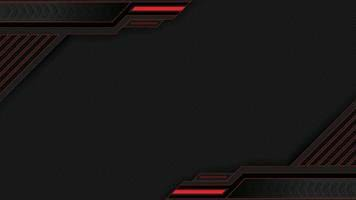
#> input picture AQUA/assets/Intro.png, 356 x 200 px; its folder holds 4 pictures in this run
$ python -i main.py   (imports and definitions only)
#> lines starting #> are read from the running program, lines starting #| are printed output that depends on the picture
from tkinter import*
from PIL import ImageTk,Image
import tkinter.messagebox as mb
import random
import pygame
import time
import os
import requests
import sys

def resource_path(relative_path):
    """Get absolute path to resource, works for dev and for PyInstaller .exe"""
    try:
        base_path = sys._MEIPASS
    except AttributeError:
        base_path = os.path.abspath(".")

    return os.path.join(base_path, relative_path)


# ===== API CONFIG =====
BASE_URL = os.getenv("API_BASE_URL", "https://game-api-ok4d.onrender.com")  # e.g. https://your-app.onrender.com
TOKEN = None
Uname = None  # already used in your code

def _auth_headers():
    return {"Authorization": f"Bearer {TOKEN}"} if TOKEN else {}

# -------- API CALLS --------
def api_register(username, password):
    r = requests.post(f"{BASE_URL}/api/register", json={"username": username, "password": password}, timeout=60)
    return r.ok, (r.json().get("msg") if r.headers.get("content-type","").startswith("application/json") else r.text)

# [138 lines left out: functions api_login, api_get_scores, api_update_scores, api_leaderboard, intro, login and 4 more, not called in this run]

def INTRO():
    global Intro
    try:
        login1.destroy()
    except:
        pass
    Intro=Tk()
    Intro.geometry("500x250")
    Intro.resizable(width=False,height=False)
    img=Image.open(resource_path('assets/Intro.png'))
#> img is the input picture: PIL image 356x200 RGBA; mean R, G, B, A 26, 23.5, 23.2, 255
    phot=img.resize((500,250))
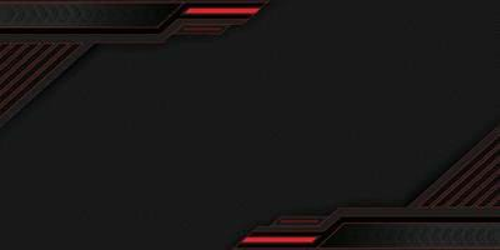
#> phot: PIL image 500x250 RGBA; mean R, G, B, A 26, 23.5, 23.2, 255
    photo=ImageTk.PhotoImage(phot)
    img1=Image.open(resource_path('assets/car1.png'))
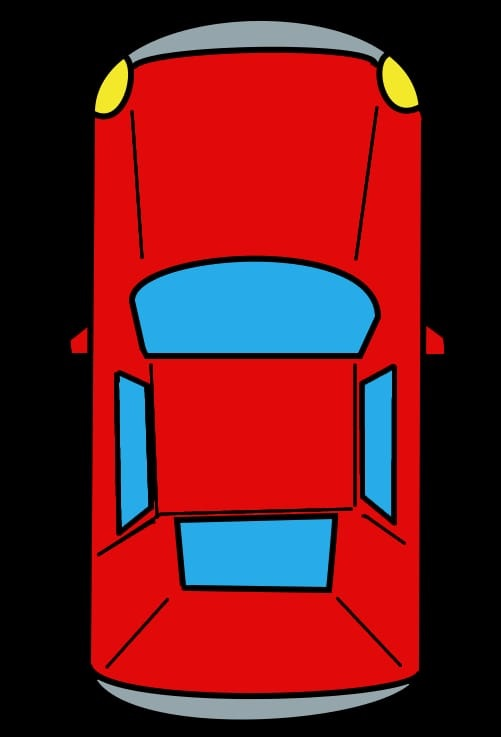
#> input picture AQUA/assets/car1.png, 501 x 737 px
#> img1 is the input picture: PIL image 501x737 RGBA; mean R, G, B, A 103.1, 26.6, 32, 255
    phot1=img1.resize((50,50))
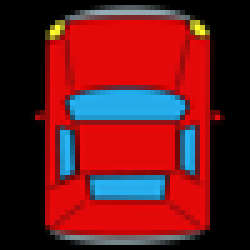
#> phot1: PIL image 50x50 RGBA (shown 5 times larger); mean R, G, B, A 103.3, 26.7, 32.1, 255
    photo1=ImageTk.PhotoImage(phot1)
    img2=Image.open(resource_path('assets/background2.png'))
    phot2=img2.resize((50,50))
    photo2=ImageTk.PhotoImage(phot2)
    Label(Intro,image=photo).place(x=0,y=0)
    Label(Intro,text="GAMES WITH AQUA",font=("algerian",30,'bold')).pack()
    Button(Intro,image=photo1,fg="white",bg="#00173A",width=50,height=50,command=car_game).place(x=85,y=107)
    Button(Intro,image=photo2,fg="white",bg="#00173A",width=50,height=50,command=snake_game).place(x=300,y=107)
    Intro.mainloop()

############################################################
#car game
# [453 lines left out: functions car_game, snake_game, not called in this run]

############################################################

# [1 line not run here, left out]

#> (the run stopped early here; a loop or call above may not have finished)
